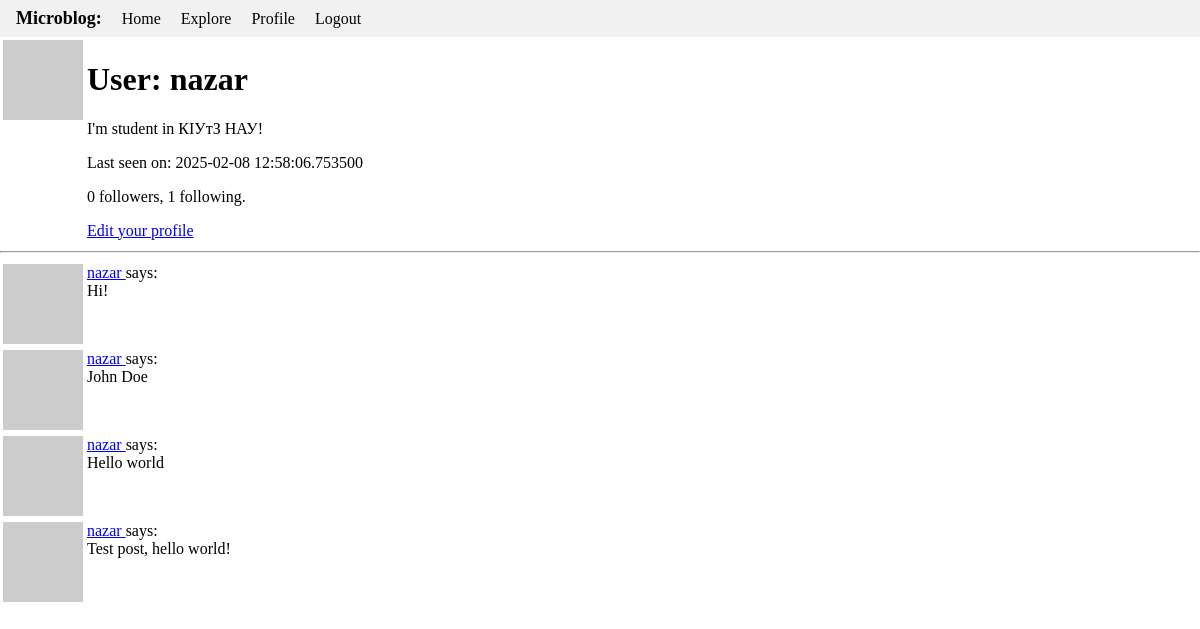
/user/nazar (signed in), run on an earlier commit of the app's database.
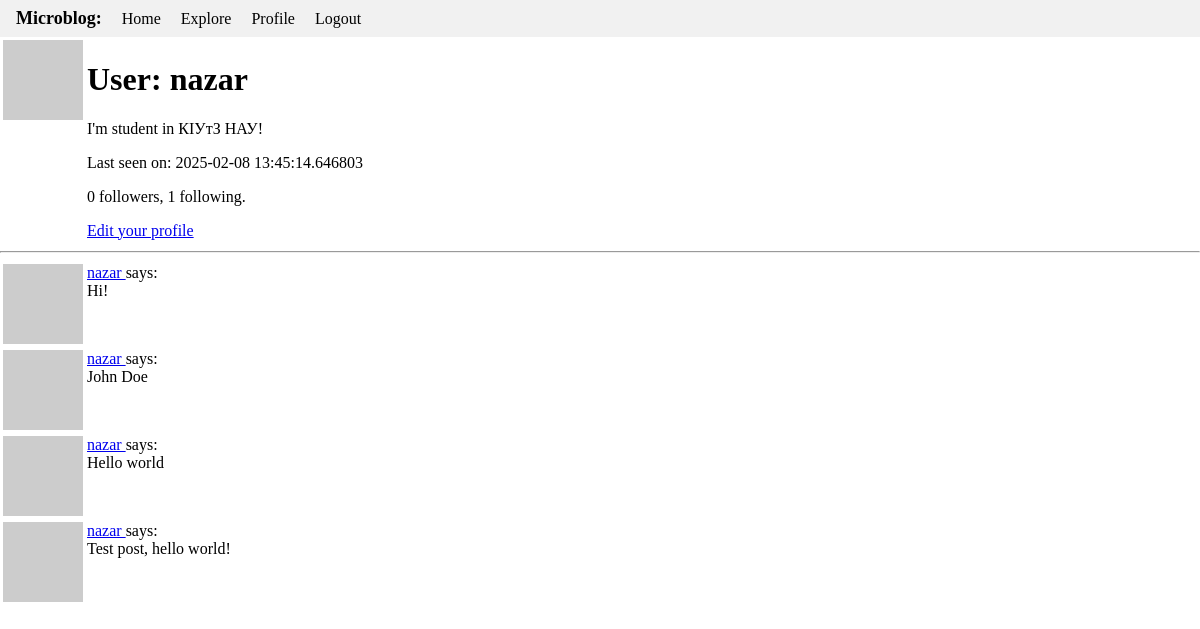
And on a later commit of the database.
### app/models.py (models this page shows, shortened)
class User(UserMixin, db.Model):
    id: so.Mapped[int] = so.mapped_column(primary_key=True)
    username: so.Mapped[str] = so.mapped_column(sa.String(64), index=True, unique=True)
    email: so.Mapped[str] = so.mapped_column(sa.String(120), index=True, unique=True)
    password_hash: so.Mapped[Optional[str]] = so.mapped_column(sa.String(256))
    posts: so.WriteOnlyMapped["Post"] = so.relationship(back_populates="author")
    about_me: so.Mapped[Optional[str]] = so.mapped_column(sa.String(140))
    last_seen: so.Mapped[Optional[datetime]] = so.mapped_column(
        default=lambda: datetime.now(timezone.utc)
    )
    following: so.WriteOnlyMapped["User"] = so.relationship(
        secondary=followers,
        primaryjoin=(followers.c.follower_id == id),
        secondaryjoin=(followers.c.followed_id == id),
        back_populates="followers",
    )
    followers: so.WriteOnlyMapped["User"] = so.relationship(
        secondary=followers,
        primaryjoin=(followers.c.followed_id == id),
        secondaryjoin=(followers.c.follower_id == id),
        back_populates="following",
    )
    def avatar(self, size):
        digest = md5(self.email.lower().encode("utf-8")).hexdigest()
        return f"https://www.gravatar.com/avatar/{digest}?d=identicon&s={size}"
    def followers_count(self):
        query = sa.select(sa.func.count()).select_from(
            self.followers.select().subquery()
        )
        return db.session.scalar(query)
    def following_count(self):
        query = sa.select(sa.func.count()).select_from(
            self.following.select().subquery()
        )
        return db.session.scalar(query)

### app/routes.py (the view)
@app.route('/user/<username>')
@login_required
def user(username):
    user = db.first_or_404(sa.select(User).where(User.username == username))
    page = request.args.get('page', 1, type=int)
    query = user.posts.select().order_by(Post.timestamp.desc())
    posts = db.paginate(query, page=page,
                        per_page=app.config['POSTS_PER_PAGE'],
                        error_out=False)
    next_url = url_for('user', username=user.username, page=posts.next_num) \
        if posts.has_next else None
    prev_url = url_for('user', username=user.username, page=posts.prev_num) \
        if posts.has_prev else None
    form = EmptyForm()
    return render_template('user.html', user=user, posts=posts.items,
                           next_url=next_url, prev_url=prev_url, form=form)

### app/models.py (called while the page is built)
@login.user_loader
def load_user(id):
    return db.session.get(User, int(id))

### app/routes.py (called while the page is built)
@app.before_request
def before_request():
    if current_user.is_authenticated:
        current_user.last_seen = datetime.now(timezone.utc)
        db.session.commit()

### app/templates/user.html (shortened to what this page needs)
{% extends "base.html" %} {% block content %}
<table>
  <tr valign="top">
    <td><img src="{{ user.avatar(128) }}" /></td>
    <td>
      <h1>User: {{ user.username }}</h1>
        {% if user.about_me %}<p>{{ user.about_me }}</p>{% endif %}
        {% if user.last_seen %}<p>Last seen on: {{ user.last_seen }}</p>{% endif %}
        <p>{{ user.followers_count() }} followers, {{ user.following_count() }} following.</p>
        {% if user == current_user %}
        <p><a href="{{ url_for('edit_profile') }}">Edit your profile</a></p>
        {% endif %}
  </tr>
</table>
<hr />
{% for post in posts %}
    {% include '_post.html' %}
{% endfor %}
{% endblock %}

What changed in the data, as far as the page shows it:
changed User "nazar": last_seen "2025-02-08 12:58:06.753500" → "2025-02-08 13:45:14.646803"
